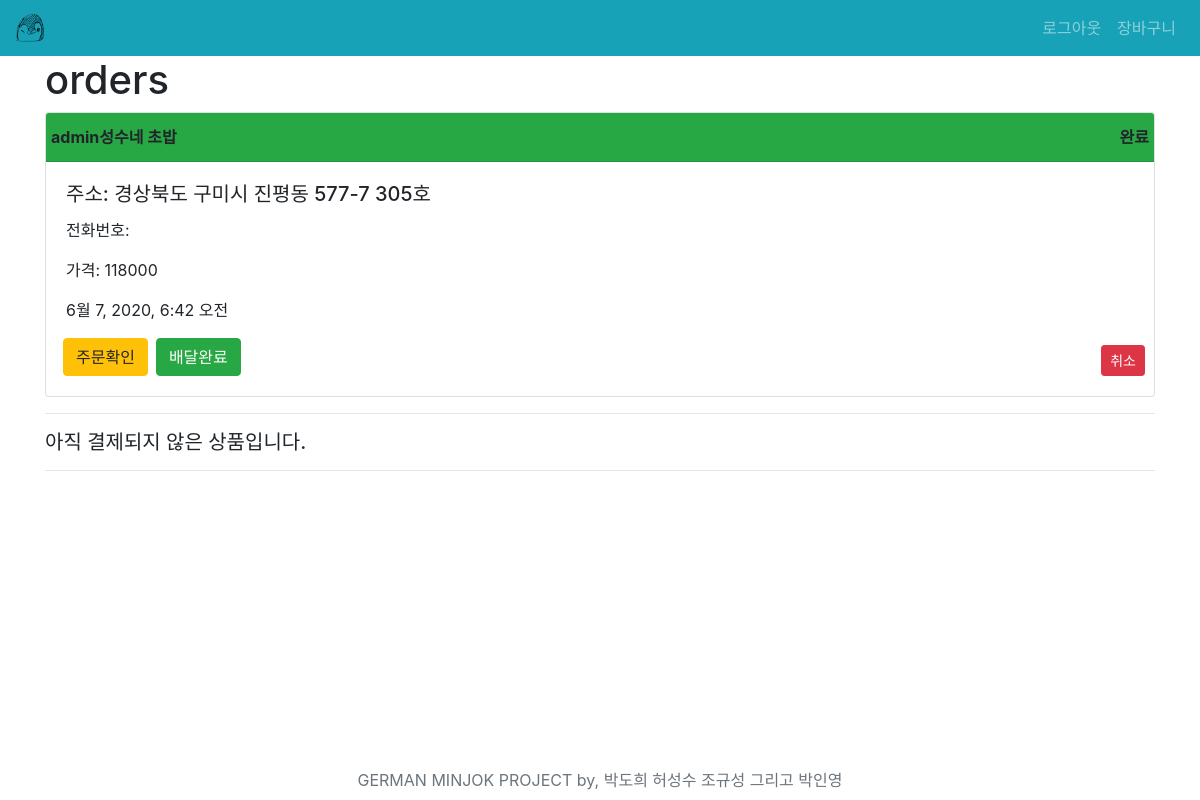
The app's page /ceos/2/orders/ (signed in), older data.
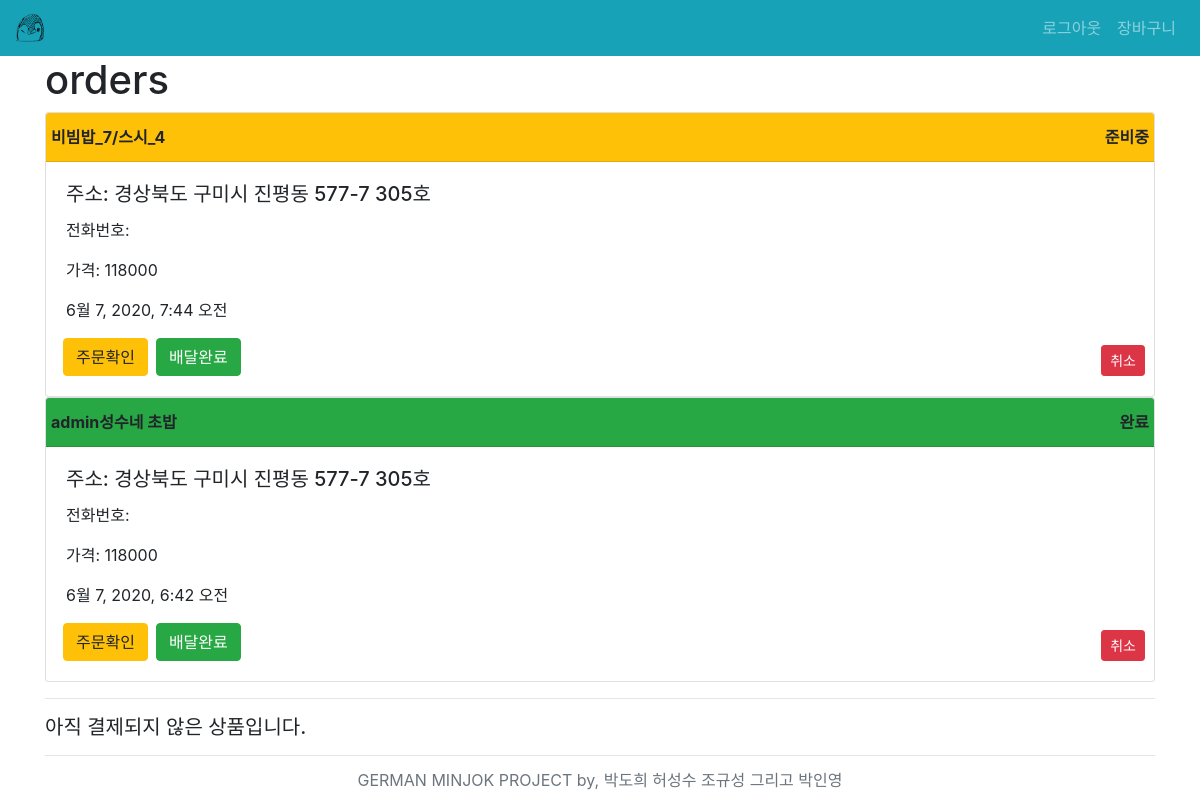
The same page, newer data.
### ceos/models.py (models this page shows)
class OrderList(models.Model):
    user = models.ForeignKey(settings.AUTH_USER_MODEL, on_delete=models.SET(get_sentinel_user))
    store = models.ForeignKey(Store, on_delete=models.SET(get_sentinel_store))
    order_condition = models.IntegerField(default=0, choices=[(0, "결제 대기"), (1, "결제 완료"), (2, "준비중"), (3, "완료")])
    order_location =  models.CharField(max_length=100)
    order_time = models.DateTimeField(auto_now_add=True)
    order_name = models.CharField(max_length=50)
    order_price = models.IntegerField()

### ceos/views.py (the view)
# urls.py: path('<int:store_pk>/orders/', views.orders, name="orders"),
def orders(request, store_pk):
    store = get_object_or_404(Store, pk=store_pk)
    user = request.user
    if is_manager(user, store):
        orders = store.orderlist_set.all().order_by('-pk')
        paginator = Paginator(orders, 3)
        page_number = request.GET.get('page')
        page_obj = paginator.get_page(page_number)
        context = { 'orders': page_obj }
        return render(request, 'ceos/orders.html', context)
    else:
        return redirect('main:index')

### ceos/views.py (called while the page is built)
def is_manager(user, store):
    if store.manager == user:
        return True
    else:
        return False

### ceos/templates/ceos/orders.html (shortened to what this page needs)
{% extends 'base.html' %}
{% load bootstrap_pagination %}
{% block content %}
    <h1>orders</h1>
    {% for order in orders %}
    {% if order.order_condition == 0 %}
    <hr>
    <h5>아직 결제되지 않은 상품입니다.</h5>
    <hr>
    {% else %}
    <div id="card-{{ order.pk }}" class="card">
        {% if order.order_condition == 2 %}
        <div id="headColor-{{ order.pk }}" class="card-header bg-warning font-weight-bold">
        {% endif %}
        {% if order.order_condition == 3 %}
        <div id="headColor-{{ order.pk }}" class="card-header bg-success font-weight-bold">
        {% endif %}
            <div class="row">
                <span>{{ order.order_name }}</span>
                <div id="conditionTxt-{{ order.pk }}" class="ml-auto font-weight-bold">
                {% if order.order_condition == 2 %}
                    준비중
                {% endif %}
                {% if order.order_condition == 3 %}
                    완료
                {% endif %}
                </div>
            </div>
        </div>
        <div class="card-body">
        <h5 class="card-title">주소: {{ order.order_location }}</h5>
        <p class="card-text">전화번호: {{ order.user.phone_number }}</p>
        <p class="card-text">가격: {{ order.order_price }}</p>
        <p class="card-text">{{ order.order_time }}</p>
        <div class="row px-1 align-items-end">
            <button data-order="{{ order.pk }}" class="btn btn-warning mx-2 checkBtn">주문확인</button>
            <butoon data-order="{{ order.pk }}" class="btn btn-success doneBtn">배달완료</butoon>
            <butoon data-order="{{ order.pk }}" class="btn btn-danger ml-auto btn-sm deleteBtn ">취소</butoon>
        </div>
        </div>
    </div>
    {% endif %}
    {% endfor %}
{% endblock %}

Row changes from the older to the newer data that the page shows:
added OrderList: order_name "비빔밥_7/스시_4", order_condition "준비중", order_location "경상북도 구미시 진평동 577-7 305호", order_price "118000", order_time "6월 7, 2020, 7:44 오전"
